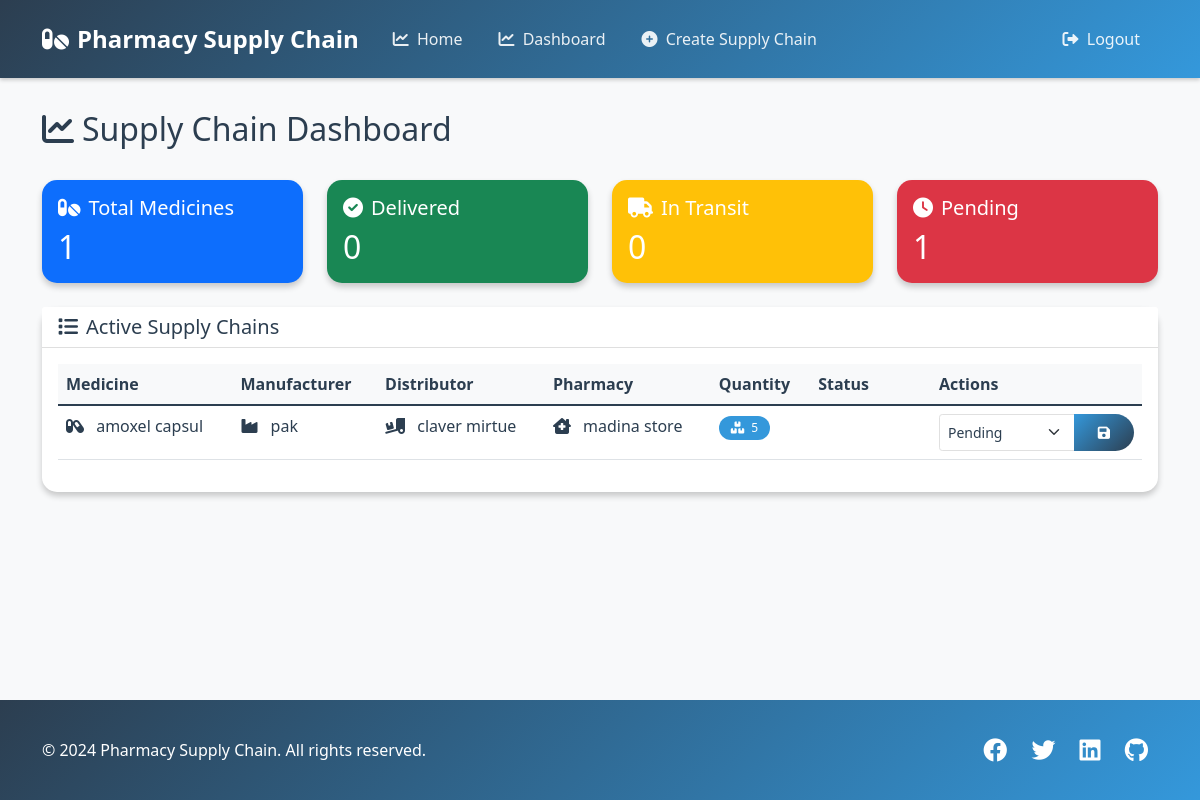
The page /dashboard/ (signed in) on the database its author committed.
### pharmacyapp/models.py (models this page shows, shortened)
class SupplyChain(models.Model):
    STATUS_CHOICES = [
        ('pending', 'Pending'),
        ('in_transit', 'In Transit'),
        ('delivered', 'Delivered'),
        ('cancelled', 'Cancelled')
    ]
    medicine = models.ForeignKey(Medicine, on_delete=models.CASCADE)
    manufacturer = models.ForeignKey(Manufacturer, on_delete=models.CASCADE)
    distributor = models.ForeignKey(Distributor, on_delete=models.CASCADE)
    pharmacy = models.ForeignKey(Pharmacy, on_delete=models.CASCADE)
    quantity = models.IntegerField()
    status = models.CharField(max_length=20, choices=STATUS_CHOICES, default='pending')
    smart_contract_address = models.CharField(max_length=42, blank=True, null=True)
    created_at = models.DateTimeField(auto_now_add=True)
    updated_at = models.DateTimeField(auto_now=True)

class Medicine(models.Model):
    name = models.CharField(max_length=200)
    manufacturer = models.ForeignKey(Manufacturer, on_delete=models.CASCADE)
    description = models.TextField()
    price = models.DecimalField(max_digits=10, decimal_places=2)
    quantity = models.IntegerField()
    batch_number = models.CharField(max_length=50)
    manufacturing_date = models.DateField()
    expiry_date = models.DateField()
    created_at = models.DateTimeField(auto_now_add=True)

class Manufacturer(models.Model):
    name = models.CharField(max_length=200)
    address = models.TextField()
    license_number = models.CharField(max_length=50)
    contact_number = models.CharField(max_length=20)
    email = models.EmailField()
    created_at = models.DateTimeField(auto_now_add=True)

class Distributor(models.Model):
    name = models.CharField(max_length=200)
    address = models.TextField()
    license_number = models.CharField(max_length=50)
    contact_number = models.CharField(max_length=20)
    email = models.EmailField()
    created_at = models.DateTimeField(auto_now_add=True)

class Pharmacy(models.Model):
    name = models.CharField(max_length=200)
    address = models.TextField()
    license_number = models.CharField(max_length=50)
    contact_number = models.CharField(max_length=20)
    email = models.EmailField()
    created_at = models.DateTimeField(auto_now_add=True)

### pharmacyapp/views.py (the view)
# urls.py: path('dashboard/', views.dashboard, name='dashboard'),
@login_required
def dashboard(request):
    supply_chains = SupplyChain.objects.all().order_by('-created_at')
    status_counts = SupplyChain.objects.values('status').annotate(count=Count('id'))
    counts = {
        'total': supply_chains.count(),
        'delivered': 0,
        'in_transit': 0,
        'pending': 0
    }
    for status in status_counts:
        counts[status['status']] = status['count']
    return render(request, 'pharmacyapp/dashboard.html', {
        'supply_chains': supply_chains,
        'counts': counts
    })

### pharmacyapp/templates/pharmacyapp/dashboard.html (shortened to what this page needs)
{% extends 'pharmacyapp/base.html' %}
{% block content %}
<div class="row mb-4">
    <div class="col-md-12">
        <h2 class="animate__animated animate__fadeInDown">
            <i class="fas fa-chart-line me-2"></i>Supply Chain Dashboard
        </h2>
    </div>
</div>
<div class="row mb-4">
    <div class="col-md-3">
        <div class="card bg-primary text-white animate__animated animate__fadeInLeft">
            <div class="card-body">
                <h5 class="card-title"><i class="fas fa-pills me-2"></i>Total Medicines</h5>
                <h2 class="card-text">{{ counts.total }}</h2>
            </div>
        </div>
    </div>
    <div class="col-md-3">
        <div class="card bg-success text-white animate__animated animate__fadeInLeft delay-1">
            <div class="card-body">
                <h5 class="card-title"><i class="fas fa-check-circle me-2"></i>Delivered</h5>
                <h2 class="card-text">{{ counts.delivered }}</h2>
            </div>
        </div>
    </div>
    <div class="col-md-3">
        <div class="card bg-warning text-white animate__animated animate__fadeInLeft delay-2">
            <div class="card-body">
                <h5 class="card-title"><i class="fas fa-truck me-2"></i>In Transit</h5>
                <h2 class="card-text">{{ counts.in_transit }}</h2>
            </div>
        </div>
    </div>
    <div class="col-md-3">
        <div class="card bg-danger text-white animate__animated animate__fadeInLeft delay-3">
            <div class="card-body">
                <h5 class="card-title"><i class="fas fa-clock me-2"></i>Pending</h5>
                <h2 class="card-text">{{ counts.pending }}</h2>
            </div>
        </div>
    </div>
</div>
<div class="row">
    <div class="col-md-12">
        <div class="card animate__animated animate__fadeInUp">
            <div class="card-header bg-white">
                <h5 class="card-title mb-0">
                    <i class="fas fa-list me-2"></i>Active Supply Chains
                </h5>
            </div>
            <div class="card-body">
                <div class="table-responsive">
                    <table class="table table-hover">
                        <thead class="table-light">
                            <tr>
                                <th>Medicine</th>
                                <th>Manufacturer</th>
                                <th>Distributor</th>
                                <th>Pharmacy</th>
                                <th>Quantity</th>
                                <th>Status</th>
                                <th>Actions</th>
                            </tr>
                        </thead>
                        <tbody>
                            {% for supply_chain in supply_chains %}
                            <tr class="animate__animated animate__fadeIn row-delay-{{ forloop.counter0|default:0 }}">
                                <td>
                                    <i class="fas fa-capsules me-2"></i>
                                    {{ supply_chain.medicine.name }}
                                </td>
                                <td>
                                    <i class="fas fa-industry me-2"></i>
                                    {{ supply_chain.manufacturer.name }}
                                </td>
                                <td>
                                    <i class="fas fa-truck-loading me-2"></i>
                                    {{ supply_chain.distributor.name }}
                                </td>
                                <td>
                                    <i class="fas fa-clinic-medical me-2"></i>
                                    {{ supply_chain.pharmacy.name }}
                                </td>
                                <td>
                                    <span class="badge bg-info">
                                        <i class="fas fa-boxes me-1"></i>
                                        {{ supply_chain.quantity }}
                                    </span>
                                </td>
                                <td>
                                    <span class="badge bg-{{ supply_chain.status|lower }}">
                                        <i class="fas fa-circle me-1"></i>
                                    </span>
                                </td>
                                <td>
                                    <form method="post" action="{% url 'update_supply_chain_status' supply_chain.pk %}" class="d-inline">
                                        <div class="input-group">
                                            <select name="status" class="form-select form-select-sm">
                                                <option value="pending">Pending</option>
                                            </select>
                                            <button type="submit" class="btn btn-sm btn-primary">
                                                <i class="fas fa-save"></i>
                                            </button>
                                        </div>
                                    </form>
                                </td>
                            </tr>
                            {% endfor %}
                        </tbody>
                    </table>
                </div>
            </div>
        </div>
    </div>
</div>
{% endblock %}

### pharmacyapp/templates/pharmacyapp/base.html (shortened to what this page needs)
<!DOCTYPE html>
<html lang="en" data-theme="light">
<head>
    <link href="https://cdn.jsdelivr.net/npm/bootstrap@5.1.3/dist/css/bootstrap.min.css" rel="stylesheet">
    <link rel="stylesheet" href="https://cdnjs.cloudflare.com/ajax/libs/font-awesome/6.0.0/css/all.min.css">
    <link rel="stylesheet" href="https://cdnjs.cloudflare.com/ajax/libs/animate.css/4.1.1/animate.min.css">
</head>
<body>
    <nav class="navbar navbar-expand-lg navbar-dark">
        <div class="container">
            <a class="navbar-brand animate__animated animate__fadeIn" href="{% url 'home' %}">
                <i class="fas fa-pills me-2"></i>Pharmacy Supply Chain
            </a>
            <div class="collapse navbar-collapse" id="navbarNav">
                <ul class="navbar-nav me-auto">
                    <li class="nav-item">
                        <a class="nav-link animate__animated animate__fadeIn" href="{% url 'home' %}">
                            <i class="fas fa-chart-line me-1"></i> Home
                        </a>
                    </li>
                    <li class="nav-item">
                        <a class="nav-link animate__animated animate__fadeIn" href="{% url 'dashboard' %}">
                            <i class="fas fa-chart-line me-1"></i> Dashboard
                        </a>
                    </li>
                    <li class="nav-item">
                        <a class="nav-link animate__animated animate__fadeIn" href="{% url 'create_supply_chain' %}">
                            <i class="fas fa-plus-circle me-1"></i> Create Supply Chain
                        </a>
                    </li>
                </ul>
                <ul class="navbar-nav">
                    {% if user.is_authenticated %}
                    <li class="nav-item">
                        <form method="post" action="{% url 'logout' %}" class="d-inline">
                            <button type="submit" class="nav-link animate__animated animate__fadeIn border-0 bg-transparent">
                                <i class="fas fa-sign-out-alt me-1"></i> Logout
                            </button>
                        </form>
                    </li>
                    {% endif %}
                </ul>
            </div>
        </div>
    </nav>
    <div class="main-content">
        <div class="container">
            {% block content %}
            {% endblock %}
        </div>
    </div>
    <footer class="footer">
        <div class="container">
            <div class="footer-content">
                <div class="copyright">
                    <p class="mb-0">&copy; 2024 Pharmacy Supply Chain. All rights reserved.</p>
                </div>
                <div class="social-links">
                    <a href="#"><i class="fab fa-facebook"></i></a>
                    <a href="#"><i class="fab fa-twitter"></i></a>
                    <a href="#"><i class="fab fa-linkedin"></i></a>
                    <a href="#"><i class="fab fa-github"></i></a>
                </div>
            </div>
        </div>
    </footer>
</body>
</html>

### pharmacyapp/templates/pharmacyapp/base.html (style rules this page uses)
:root { --primary-color: #2c3e50; --secondary-color: #3498db; --accent-color: #e74c3c; --bg-color: #f8f9fa; --card-bg: #ffffff; --text-color: #2c3e50; --border-color: #e0e0e0; --hover-color: #f0f0f0; --success-color: #2ecc71; --warning-color: #f1c40f; --danger-color: #e74c3c; --info-color: #3498db; }
body { min-height: 100vh; display: flex; flex-direction: column; background-color: var(--bg-color); color: var(--text-color); transition: all 0.3s ease; }
.navbar { background: linear-gradient(135deg, var(--primary-color), var(--secondary-color)); box-shadow: 0 2px 4px rgba(0,0,0,0.2); padding: 1rem 0; }
.navbar-brand { font-size: 1.5rem; font-weight: bold; color: white !important; transition: transform 0.3s ease; }
.nav-link { color: rgba(255,255,255,0.9) !important; margin: 0 10px; position: relative; transition: all 0.3s ease; }
.nav-link::after { content: ''; position: absolute; width: 0; height: 2px; bottom: 0; left: 0; background-color: white; transition: width 0.3s ease; }
.main-content { flex: 1; padding: 2rem 0; }
.footer { background: linear-gradient(135deg, var(--primary-color), var(--secondary-color)); color: white; padding: 2rem 0; margin-top: auto; }
.footer-content { display: flex; justify-content: space-between; align-items: center; }
.social-links a { color: white; margin: 0 10px; font-size: 1.5rem; transition: transform 0.3s ease; }
.card { border: none; border-radius: 15px; box-shadow: 0 4px 6px rgba(0,0,0,0.2); transition: transform 0.3s ease; background-color: var(--card-bg); color: var(--text-color); }
.btn { border-radius: 25px; padding: 0.5rem 1.5rem; transition: all 0.3s ease; }
.btn-primary { background: linear-gradient(135deg, var(--secondary-color), var(--primary-color)); border: none; }
.delay-1 { animation-delay: 0.2s; }
.delay-2 { animation-delay: 0.4s; }
.delay-3 { animation-delay: 0.6s; }
.row-delay-0 { animation-delay: 0s; }
.table { color: var(--text-color); }
.table-light { background-color: var(--card-bg); color: var(--text-color); }
.form-select { background-color: var(--card-bg); border-color: var(--border-color); color: var(--text-color); }
.badge { padding: 0.5em 1em; border-radius: 20px; font-weight: 500; }
.badge.bg-info { background-color: var(--info-color) !important; }

### rows shown on the page
SupplyChain: medicine.name "amoxel capsul", manufacturer.name "pak", distributor.name "claver mirtue", pharmacy.name "madina store", quantity "5"

### other values the page prints
{{ counts.total }} "1"
{{ counts.delivered }} "0"
{{ counts.in_transit }} "0"
{{ counts.pending }} "1"
